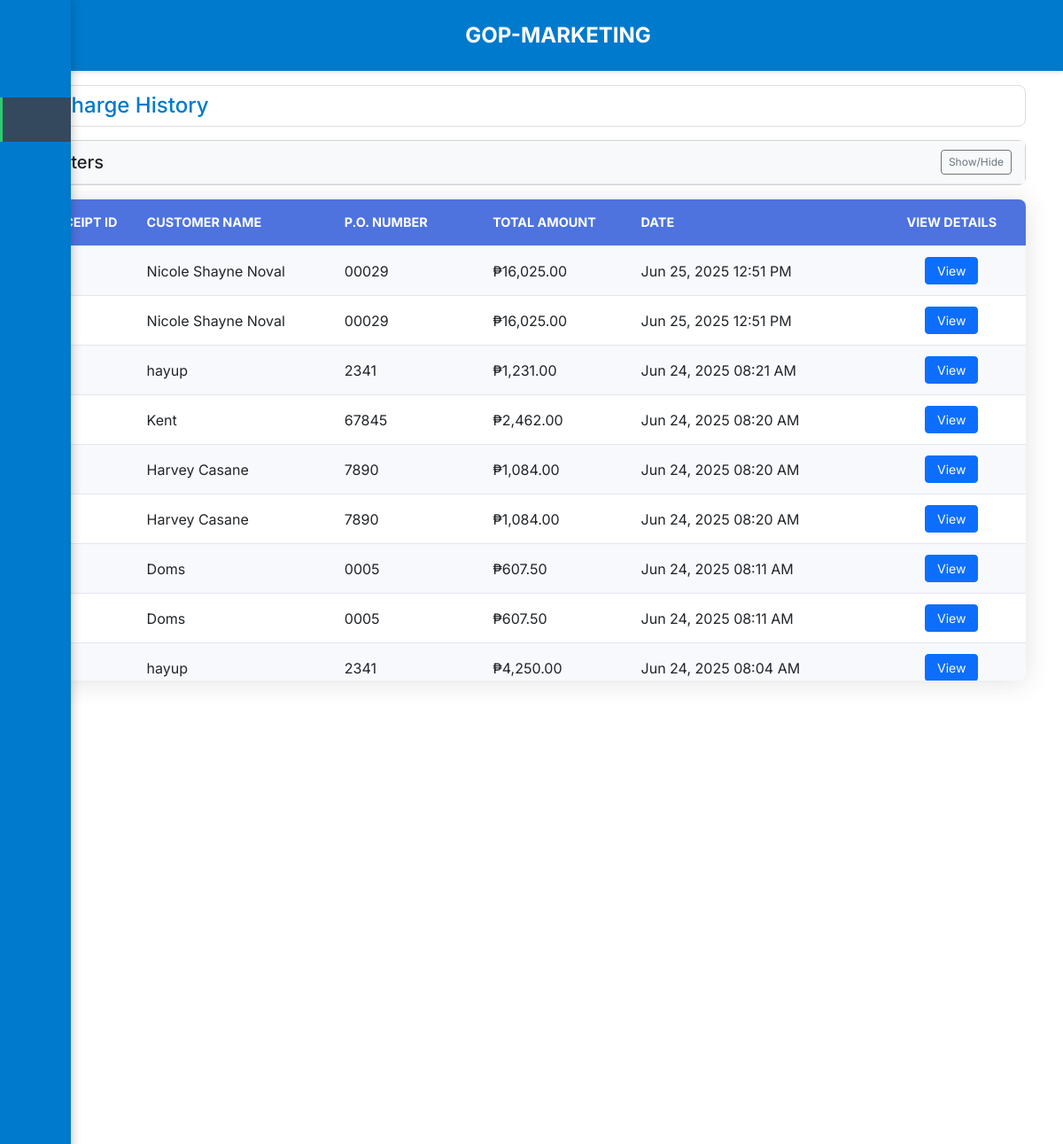
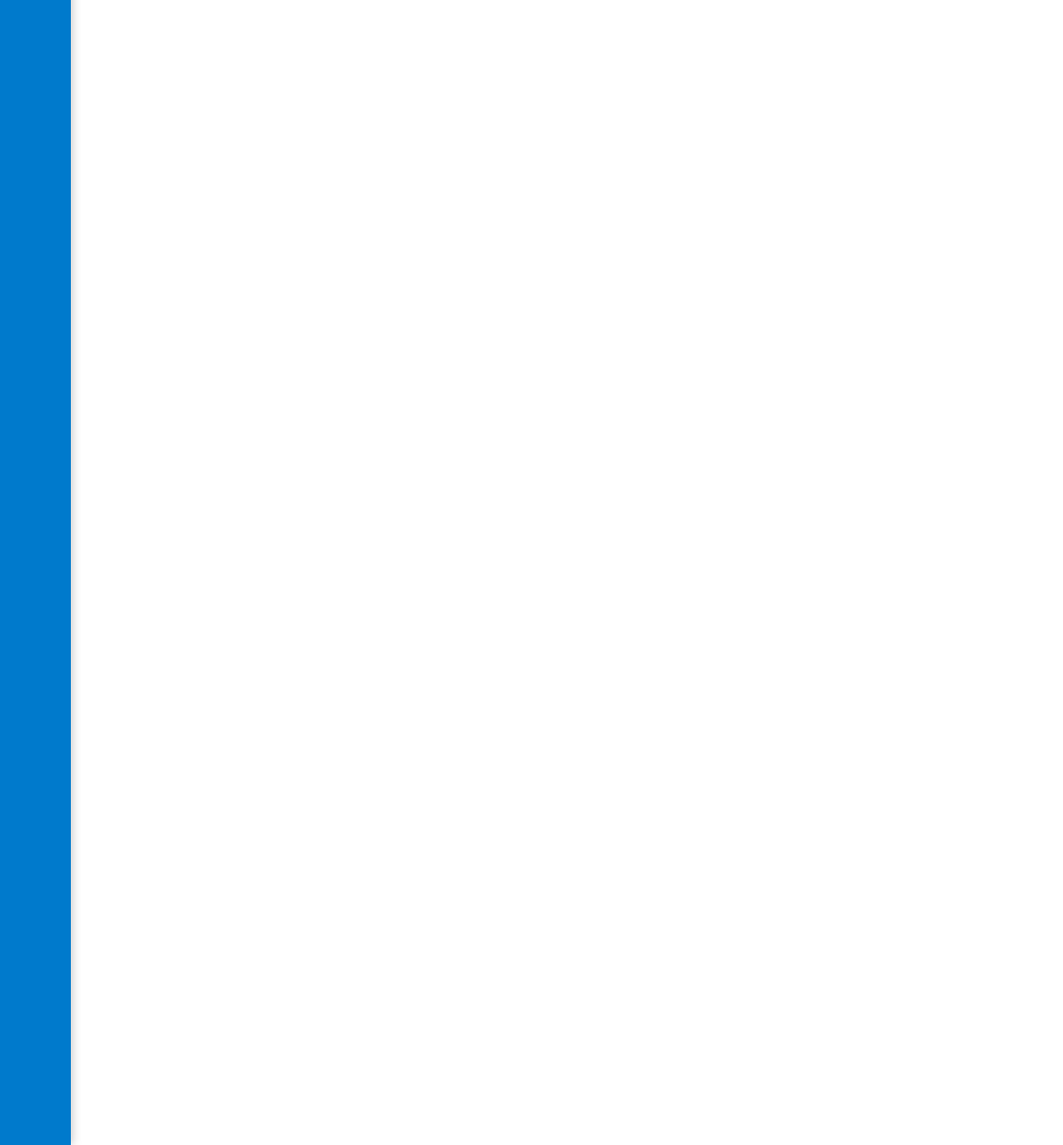
The app's page /views/receipts/receipts.php with its own data (2 pictures, top to bottom).
### tables this page shows
CREATE TABLE `charges` (
  `id` int(11) NOT NULL,
  `customer_id` int(11) NOT NULL,
  `total_price` decimal(10,2) NOT NULL,
  `po_number` varchar(50) DEFAULT NULL,
  `charge_date` timestamp NOT NULL DEFAULT current_timestamp()
);

CREATE TABLE `customers` (
  `id` int(11) NOT NULL,
  `name` varchar(255) NOT NULL,
  `phone_number` varchar(255) NOT NULL,
  `address` varchar(255) NOT NULL,
  `terms` varchar(255) NOT NULL,
  `salesman` varchar(255) NOT NULL,
  `created_at` timestamp NOT NULL DEFAULT current_timestamp()
);

### connection/DBConnection.php (called while the page is built, shortened)
<?php
class DBConnection {
    private $host = "localhost";
    private $username = "root";
    private $password = "";
    private $database = "gop_marketing_db";
    private $conn;
    public function __construct() {
        try {
            $this->conn = new mysqli($this->host, $this->username, $this->password, $this->database);
        } catch (Exception $e) {
            die("Database Connection Error: " . $e->getMessage());
        }
    }
    public function getConnection() {
        return $this->conn;
    }
}
?>

### controller/backend_receipts.php (called while the page is built, shortened)
<?php
require_once __DIR__ . '/../connection/DBConnection.php';
class ReceiptsController
{
    private $conn;
    public function __construct()
    {
        $db = new DBConnection();
        $this->conn = $db->getConnection();
    }
    public function getAllReceipts()
    {
        $sql = "SELECT
            c.id,
            cust.name AS customer_name,
            c.total_price,
            c.po_number,
            c.charge_date
        FROM charges c
        JOIN customers cust ON c.customer_id = cust.id
        ORDER BY c.charge_date DESC";
        $result = $this->conn->query($sql);
        $receipts = [];
        if ($result->num_rows > 0) {
            while ($row = $result->fetch_assoc()) {
                $receipts[] = $row;
            }
        }
        return $receipts;
    }
}

### views/receipts/receipts.php (the view, shortened to what this page needs)
<?php
try {
    require_once __DIR__ . '/../../controller/backend_receipts.php';
    $receiptsController = new ReceiptsController();
    $receipts = $receiptsController->getAllReceipts();
} catch (Exception $e) {
    die("Error: " . $e->getMessage());
}
?>
<!DOCTYPE html>
<html lang="en">
<head>
    <link rel="stylesheet" href="../../styles/sidebar.css">
    <link rel="stylesheet" href="../../styles/receipts.css">
    <link rel="stylesheet" href="../../styles/header.css">
    <link rel="stylesheet" href="../../bootstrap-5.3.6/css/bootstrap.min.css">
</head>
<body>
    <?php require_once '../renderParts/header.php'; ?>
    <?php require_once '../renderParts/sidebar.php'; ?>
    <main class="main-content">
        <div class="container">
            <div class="table-header">
                <div class="receipts d-flex align-items-center">
                    <h2 class="mt-2">Charge History</h2>
                </div>
                <div class="filter-container mb-3">
                    <div class="card">
                        <div class="card-header bg-light">
                            <div class="d-flex justify-content-between align-items-center">
                                <h5 class="mb-0">Filters</h5>
                                <button class="btn btn-sm btn-outline-secondary" id="toggle-filters">
                                    <span class="iconify" data-icon="mdi:filter-outline"></span> Show/Hide
                                </button>
                            </div>
                        </div>
                    </div>
                </div>
                <div class="table-wrapper">
                    <table class="receipts-table" id="receipts-table">
                        <thead>
                            <tr>
                                <th>Receipt ID</th>
                                <th>Customer Name</th>
                                <th>P.O. Number</th>
                                <th>Total Amount</th>
                                <th>Date</th>
                                <th>View Details</th>
                            </tr>
                        </thead>
                        <tbody>
                            <?php
                            if (empty($receipts)) {
                                echo '<tr><td colspan="6" class="text-center">No receipts found</td></tr>';
                            } else {
                                foreach ($receipts as $receipt):
                            ?>
                                    <tr>
                                        <td><?php echo $receipt['id']; ?></td>
                                        <td><?php echo $receipt['customer_name']; ?></td>
                                        <td><?php echo !empty($receipt['po_number']) ? $receipt['po_number'] : '-'; ?></td>
                                        <td>₱<?php echo number_format($receipt['total_price'], 2); ?></td>
                                        <td><?php echo date('M d, Y h:i A', strtotime($receipt['charge_date'])); ?></td>
                                        <td>
                                            <button class="btn btn-sm btn-primary view-receipt"
                                                data-id="<?php echo $receipt['id']; ?>">
                                                View
                                            </button>
                                        </td>
                                    </tr>
                            <?php
                                endforeach;
                            }
                            ?>
                        </tbody>
                    </table>
                </div>
            </div>
        </div>
    </main>
</body>
</html>

### views/renderParts/header.php
<header class="main-header">
    <div class="header-content">
        <h1 class="fw-bold">GOP-<span class="fw-bold">MARKETING</span></h1>
    </div>
</header>

### views/renderParts/sidebar.php (shortened to what this page needs)
<div class="sidebar">
    <div class="sidebar-brand py-3 text-center d-flex flex-column align-items-center">
    </div>
    <div class="sidebar-menu">
        <a href="../receipts/receipts.php" class="sidebar-icon d-flex flex-column align-items-center" title="Receipts">
        </a>
        <a href="../charge/charge.php" class="sidebar-icon d-flex flex-column align-items-center" title="Charge">
        </a>
        <a href="../customers/customers.php" class="sidebar-icon d-flex flex-column align-items-center" title="Customers">
        </a>
        <a href="../items/items.php" class="sidebar-icon d-flex flex-column align-items-center" title="Items">
        </a>
        <a href="../sales/sales.php" class="sidebar-icon d-flex flex-column align-items-center" title="Sales">
        </a>
    </div>
    <div class="sidebar-footer mt-auto">
        <a href="#" id="logout-btn" class="sidebar-icon d-flex flex-column align-items-center" title="Logout">
        </a>
    </div>
</div>

### styles/sidebar.css (style rules this page uses)
.sidebar { position: fixed; left: 0; top: 0; height: 100%; width: 80px; background-color: #007ACC; display: flex; flex-direction: column; padding-top: 15px; z-index: 1000; box-shadow: 2px 0 10px rgba(0, 0, 0, 0.2); transition: width 0.3s ease; }
.sidebar-brand { color: white; margin-bottom: 20px; }
.sidebar-menu { display: flex; flex-direction: column; flex-grow: 1; }
.sidebar-icon { display: flex; align-items: center; padding: 15px 0; color: rgba(255, 255, 255, 0.8); text-decoration: none; transition: all 0.3s ease; overflow: hidden; white-space: nowrap; margin: 5px 0; border-left: 3px solid transparent; }
.sidebar-icon.active { background-color: #34495e; color: #ffffff; border-left: 3px solid #2ecc71; }
body { margin-left: 80px; transition: margin-left 0.3s ease; }
.container { margin-left: 80px; width: calc(100% - 80px); transition: margin-left 0.3s ease, width 0.3s ease; }
.sidebar-footer { margin-top: auto; padding-bottom: 20px; }

### styles/receipts.css (style rules this page uses)
* { margin: 0; padding: 0; box-sizing: border-box; }
.main-content { padding-top: 1rem; }
body { font-family: Arial, sans-serif; background-color: #f4f6f9; color: #333; }
.container { max-width: 1600px; margin: 4rem auto; padding: 0 20px; }
.receipts { width: 100%; border: 1px solid #ddd; border-radius: 8px; }
.receipts h2 { font-size: 24px; color: #007acc; }
.table-wrapper { background-color: white; border-radius: 8px; box-shadow: 0 2px 4px rgba(0, 0, 0, 0.1); overflow: hidden; max-height: calc(53px + (49px * 10)); overflow-y: auto; width: 100%; margin-bottom: 20px; }
.receipts-table { width: 100%; border-collapse: collapse; margin: 0; background: #fff; table-layout: fixed; min-width: 900px; }
.receipts-table th, .receipts-table td { padding: 12px 15px; text-align: left; border-bottom: 1px solid #eee; white-space: nowrap; overflow: hidden; text-overflow: ellipsis; }
.receipts-table th { background-color: #f8f9fa; font-weight: bold; color: #007acc; text-transform: uppercase; font-size: 0.9rem; }
.receipts-table thead th { background-color: #4e73df; color: white; padding: 12px; text-align: left; position: sticky; top: 0; z-index: 10; height: 53px; }
.receipts-table tbody tr { height: 49px; }
.receipts-table tbody tr:nth-child(odd) { background-color: #f8f9fc; }
.receipts-table td { padding: 12px; border-bottom: 1px solid #e3e6f0; white-space: nowrap; overflow: hidden; text-overflow: ellipsis; }
.receipts-table th:nth-child(1), .receipts-table td:nth-child(1) { width: 10%; }
.receipts-table th:nth-child(2), .receipts-table td:nth-child(2) { width: 20%; }
.receipts-table th:nth-child(3), .receipts-table td:nth-child(3) { width: 15%; }
.receipts-table th:nth-child(4), .receipts-table td:nth-child(4) { width: 15%; }
.receipts-table th:nth-child(5), .receipts-table td:nth-child(5) { width: 25%; }
.receipts-table th:nth-child(6), .receipts-table td:nth-child(6) { width: 15%; text-align: center; }
.view-receipt { display: inline-flex; gap: 5px; white-space: nowrap; min-width: 60px; }
.btn-primary { background-color: #007acc; border-color: #007acc; }
.btn-outline-secondary { color: #333333; border-color: #d1d1d1; }
.filter-container { margin-top: 15px; border-radius: 8px; overflow: hidden; }
.filter-container .card-header { padding: 10px 15px; background-color: #f8f9fa; border-bottom: 1px solid #e3e6f0; }
#toggle-filters { padding: 0.25rem 0.5rem; font-size: 0.75rem; }
.table-wrapper { border-radius: 8px; overflow-x: auto; box-shadow: 0 0.15rem 1.75rem 0 rgba(58, 59, 69, 0.15); max-height: calc( 53px + (49px * 10) ); overflow-y: auto; }
.receipts-table { width: 100%; border-collapse: collapse; background: #fff; table-layout: fixed; min-width: 900px; }

### styles/header.css (style rules this page uses)
* { font-family: "Inter", sans-serif; }
.main-header { position: fixed; top: 0; right: 0; width: calc(100% - 60px); height: 80px; background-color: #007ACC; color: white; z-index: 999; box-shadow: 0 2px 5px rgba(0, 0, 0, 0.1); }
.header-content { height: 100%; display: flex; align-items: center; padding: 0 20px; justify-content: center; }
.header-content h1 { font-size: 1.5rem; font-weight: 600; margin: 0; }
.container { margin-top: 80px; }

### records on screen
charges: customer.name "Nicole Shayne Noval", po_number "00029", total_price "16,025.00", charge_date "Jun 25, 2025 12:51 PM"
charges: customer.name "Nicole Shayne Noval", po_number "00029", total_price "16,025.00", charge_date "Jun 25, 2025 12:51 PM"
charges: customer.name "hayup", po_number "2341", total_price "1,231.00", charge_date "Jun 24, 2025 08:21 AM"
charges: customer.name "Kent", po_number "67845", total_price "2,462.00", charge_date "Jun 24, 2025 08:20 AM"
charges: customer.name "Harvey Casane", po_number "7890", total_price "1,084.00", charge_date "Jun 24, 2025 08:20 AM"
charges: customer.name "Harvey Casane", po_number "7890", total_price "1,084.00", charge_date "Jun 24, 2025 08:20 AM"
charges: customer.name "Doms", po_number "0005", total_price "607.50", charge_date "Jun 24, 2025 08:11 AM"
charges: customer.name "Doms", po_number "0005", total_price "607.50", charge_date "Jun 24, 2025 08:11 AM"
charges: customer.name "hayup", po_number "2341", total_price "4,250.00", charge_date "Jun 24, 2025 08:04 AM"
